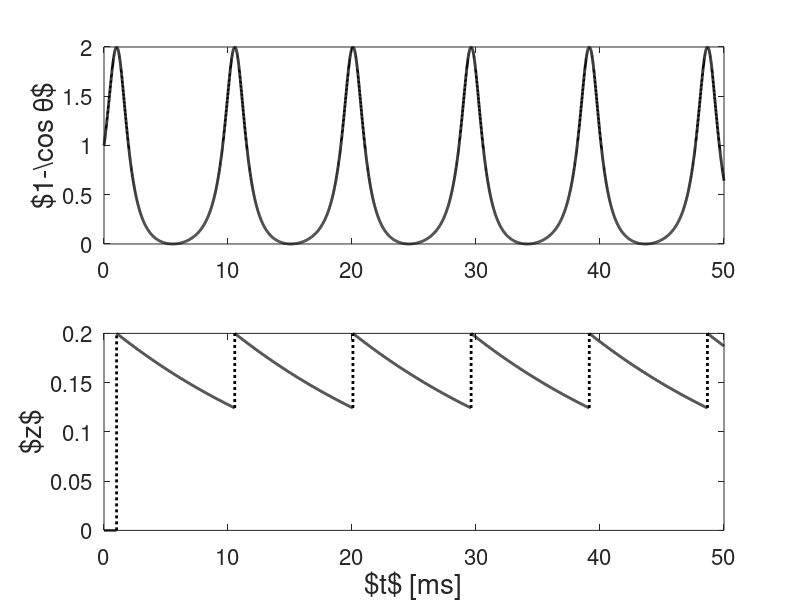

MATLAB code for this plot:
clear; clf; 
I=-0.05;
w_max=0.20;
tau_w=20;

t_final=50;

dt=0.01; dt05=dt/2; m_steps=round(t_final/dt);

theta=zeros(m_steps+1,1); 
w=zeros(m_steps+1,1);
theta(1)=pi/2;
num_spikes=0;
for k=1:m_steps
    theta_inc=1-cos(theta(k))+(I+w(k))*(1+cos(theta(k)));
    w_inc=-w(k)/tau_w;
    theta_tmp=theta(k)+dt05*theta_inc;
    w_tmp=w(k)+dt05*w_inc;
    theta_inc=1-cos(theta_tmp)+(I+w_tmp)*(1+cos(theta_tmp));
    w_inc=-w_tmp/tau_w;
    theta(k+1)=theta(k)+dt*theta_inc;
    w(k+1)=w(k)+dt*w_inc;
    if theta(k+1)>pi,
        theta(k+1)=-pi;
        w(k+1)=w_max;
        num_spikes=num_spikes+1;
        k_spikes(num_spikes)=k;
    end;
end;

subplot(211);
t=[0:m_steps]*dt;
plot(t,1-cos(theta),'-k','Linewidth',2);
set(gca,'Fontsize',16);
axis([0,t_final,0,2]);
ylabel('$1-\cos \theta$','Fontsize',20); 
subplot(212);
plot(t(1:k_spikes(1)),w(1:k_spikes(1)),'-k','Linewidth',2);
hold on;
t_mid=(t(k_spikes(1))+t(k_spikes(1)+1))/2;
plot([t_mid,t_mid],[w(k_spikes(1)),w_max],':k','Linewidth',2);
for i=1:num_spikes-1,
    plot(t(k_spikes(i)+1:k_spikes(i+1)), ...
        w(k_spikes(i)+1:k_spikes(i+1)),'-k','Linewidth',2);
    t_mid=(t(k_spikes(i+1))+t(k_spikes(i+1)+1))/2;
    plot([t_mid,t_mid],[w(k_spikes(i+1)),w_max],':k','Linewidth',2);
end;
plot(t(k_spikes(num_spikes)+1:length(w)), ...
    w(k_spikes(num_spikes)+1:length(w)),'-k','Linewidth',2);
hold off;
set(gca,'Fontsize',16);
if w_max>0,
    axis([0,t_final,0,w_max]);
end;
xlabel('$t$ [ms]','Fontsize',20);
ylabel('$z$','Fontsize',20); 
shg;
